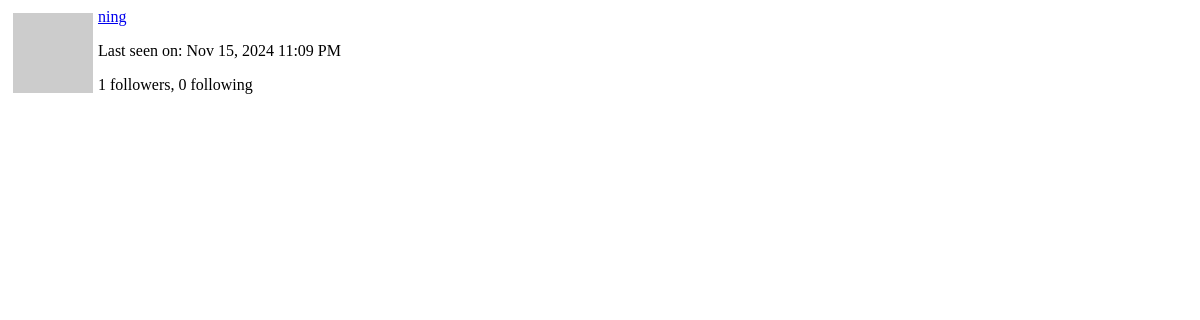
Before: /user/ning/popup (signed in) with the older database file.
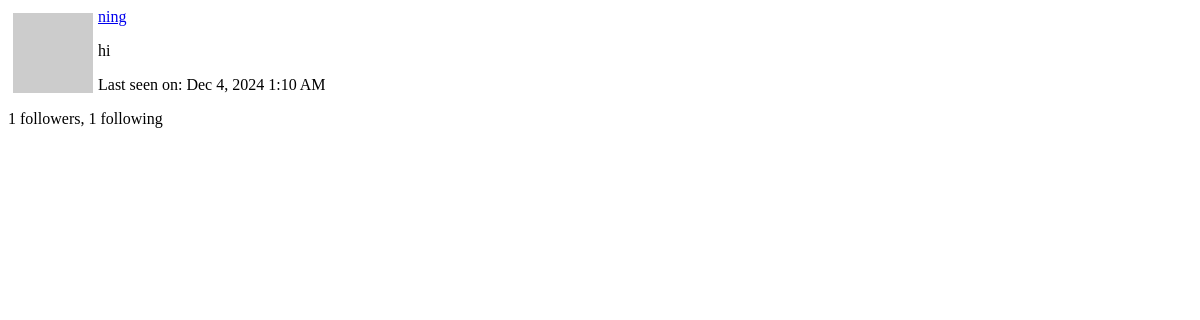
After: the same page with the newer database file.
### app/models.py (models this page shows, shortened)
class User(UserMixin, db.Model):
    id: so.Mapped[int] = so.mapped_column(primary_key=True)
    username: so.Mapped[str] = so.mapped_column(sa.String(64), index=True,
                                                unique=True)
    email: so.Mapped[str] = so.mapped_column(sa.String(120), index=True,
                                             unique=True)
    password_hash: so.Mapped[Optional[str]] = so.mapped_column(sa.String(256))
    about_me: so.Mapped[Optional[str]] = so.mapped_column(sa.String(140))
    last_seen: so.Mapped[Optional[datetime]] = so.mapped_column(
        default=lambda: datetime.now(timezone.utc))
    posts: so.WriteOnlyMapped['Post'] = so.relationship(
        back_populates='author')
    following: so.WriteOnlyMapped['User'] = so.relationship(
        secondary=followers, primaryjoin=(followers.c.follower_id == id),
        secondaryjoin=(followers.c.followed_id == id),
        back_populates='followers')
    followers: so.WriteOnlyMapped['User'] = so.relationship(
        secondary=followers, primaryjoin=(followers.c.followed_id == id),
        secondaryjoin=(followers.c.follower_id == id),
        back_populates='following')
    def avatar(self, size):
        digest = md5(self.email.lower().encode('utf-8')).hexdigest()
        return f'https://www.gravatar.com/avatar/{digest}?d=identicon&s={size}'
    def followers_count(self):
        query = sa.select(sa.func.count()).select_from(
            self.followers.select().subquery())
        return db.session.scalar(query)
    def following_count(self):
        query = sa.select(sa.func.count()).select_from(
            self.following.select().subquery())
        return db.session.scalar(query)

### app/main/routes.py (the view)
@bp.route('/user/<username>/popup')
@login_required
def user_popup(username):
    user = db.first_or_404(sa.select(User).where(User.username==username))
    form = EmptyForm()
    return render_template('user_popup.html', user=user, form=form)

### app/__init__.py (called while the page is built)
def get_locale():
    return request.accept_languages.best_match(current_app.config['LANGUAGES'])

### app/main/routes.py (called while the page is built)
@bp.before_app_request
def before_request():
    if current_user.is_authenticated:
        current_user.last_seen = datetime.now(timezone.utc)
        db.session.commit()
    g.locale = str(get_locale())

@bp.before_app_request
def before_request():
    if current_user.is_authenticated:
        current_user.last_seen = datetime.now(timezone.utc)
        db.session.commit()
        g.search_form = SearchForm()
    g.locale = str(get_locale())

### app/models.py (called while the page is built)
@login.user_loader
def load_user(id):
    return db.session.get(User, int(id))

    @classmethod
    def before_commit(cls, session):
        session._changes = {
            'add': list(session.new),
            'update': list(session.dirty),
            'delete': list(session.deleted)
        }

### app/templates/user_popup.html (shortened to what this page needs)
<div>
    <img src="{{ user.avatar(64) }}" style="margin: 5px; float: left">
    <p><a href="{{ url_for('main.user', username=user.username) }}">{{ user.username }}</a></p>
    {% if user.about_me %}<p>{{ user.about_me }}</p>{% endif %}
    {% if user.last_seen %}
    <p>{{ _('Last seen on') }}: {{ moment(user.last_seen).format('lll') }}</p>
    {% endif %}
    <p>{{ _('%(count)d followers', count=user.followers_count()) }}, {{ _('%(count)d following', count=user.following_count()) }}</p>
  </div>

Changed rows visible on the page:
changed User "ning": about_me (not shown) → "hi"; last_seen "Nov 15, 2024 11:09 PM" → "Dec 4, 2024 1:10 AM"
Other visible differences:
text no longer shown: "0 following"
text now shown: "1 following"
